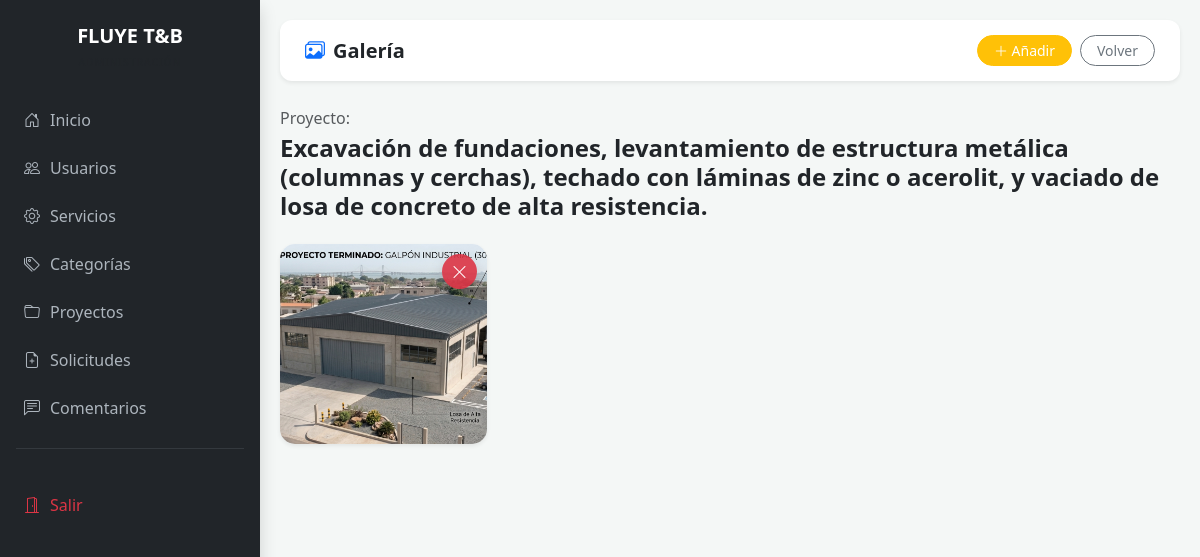
Screenshot of /ver_galeria.php?id=6 with the database file from the repository.
### tables this page shows
CREATE TABLE `proyecto` (
  `id_proyecto` int NOT NULL,
  `descripcion` text,
  `imagen_principal` varchar(255) DEFAULT 'default.jpg',
  `fecha_inicio` date DEFAULT NULL,
  `fecha_fin` date DEFAULT NULL,
  `presupuesto_estimado` decimal(12,2) DEFAULT NULL,
  `fecha_entrega_real` date DEFAULT NULL,
  `id_servicio` int DEFAULT NULL
);

CREATE TABLE `proyecto_imagenes` (
  `id_img` int NOT NULL,
  `id_proyecto` int DEFAULT NULL,
  `ruta_imagen` varchar(255) DEFAULT NULL
);

### ver_galeria.php (the view, shortened to what this page needs)
<?php
$host = 'localhost';
$db   = 'fluyetyb_proyecto';
$user = 'fluyetyb_fluyetyb-proyecto';
$pass = 'Cum2026*';
$conexion = mysqli_connect($host, $user, $pass, $db);
$id_proyecto = isset($_GET['id']) ? intval($_GET['id']) : 0;
$res_p = mysqli_query($conexion, "SELECT descripcion FROM proyecto WHERE id_proyecto = $id_proyecto");
$proyecto = mysqli_fetch_assoc($res_p);
$imagenes = mysqli_query($conexion, "SELECT * FROM proyecto_imagenes WHERE id_proyecto = $id_proyecto");
?>
<!DOCTYPE html>
<html lang="es">
<head>
    <link href="https://cdn.jsdelivr.net/npm/bootstrap@5.3.0/dist/css/bootstrap.min.css" rel="stylesheet">
    <link rel="stylesheet" href="https://cdn.jsdelivr.net/npm/bootstrap-icons@1.11.0/font/bootstrap-icons.css">
</head>
<body>
<div class="d-flex">
    <?php include 'sidebar.php'; ?>
    <div class="main-content">
        <div class="top-nav shadow-sm d-flex justify-content-between align-items-center">
            <div class="d-flex align-items-center gap-3">
                <h5 class="mb-0 fw-bold">
                    <i class="bi bi-images text-primary me-2"></i>Galería
                </h5>
            </div>
            <div class="d-flex gap-2">
                <a href="editar_proyecto.php?id=<?php echo $id_proyecto; ?>" class="btn btn-warning btn-sm rounded-pill px-3 text-white">
                    <i class="bi bi-plus-lg"></i> Añadir
                </a>
                <a href="proyectos.php" class="btn btn-outline-secondary btn-sm rounded-pill px-3">Volver</a>
            </div>
        </div>
        <div class="mb-4">
            <p class="text-muted mb-1">Proyecto:</p>
            <h4 class="fw-bold"><?php echo htmlspecialchars($proyecto['descripcion']); ?></h4>
        </div>
        <div class="row g-4">
            <?php if(mysqli_num_rows($imagenes) > 0): ?>
                <?php while($img = mysqli_fetch_assoc($imagenes)): ?>
                    <div class="col-6 col-md-4 col-lg-3">
                        <div class="card gallery-card shadow-sm">
                            <div class="img-container">
                                <img src="uploads/proyectos/<?php echo $img['ruta_imagen']; ?>" alt="Foto Galería">
                                <a href="ver_galeria.php?id=<?php echo $id_proyecto; ?>&eliminar_foto=<?php echo $img['id_img']; ?>"
                                   class="btn-delete-photo shadow"
                                   onclick="return confirm('¿Eliminar esta imagen de la galería?')">
                                    <i class="bi bi-x-lg"></i>
                                </a>
                            </div>
                        </div>
                    </div>
                <?php endwhile; ?>
            <?php endif; ?>
        </div>
    </div>
</div>
</body>
</html>

### ver_galeria.php (style rules this page uses)
body { background-color: #f4f7f6; min-height: 100vh; margin: 0; }
.main-content { flex: 1; padding: 20px; transition: all 0.3s; min-width: 0; }
.top-nav { background: white; padding: 15px 25px; border-radius: 12px; margin-bottom: 25px; }
.gallery-card { border: none; border-radius: 15px; overflow: hidden; transition: transform 0.2s; background: white; }
.img-container { width: 100%; height: 200px; overflow: hidden; position: relative; }
.img-container img { width: 100%; height: 100%; object-fit: cover; }
.btn-delete-photo { position: absolute; top: 10px; right: 10px; border-radius: 50%; width: 35px; height: 35px; display: flex; align-items: center; justify-content: center; background: rgba(220, 53, 69, 0.9); color: white; border: none; transition: 0.3s; }

### rows the page displays
proyecto: descripcion "Excavación de fundaciones, levantamiento de estructura metálica (columnas y cerchas), techado con láminas de zinc o acerolit, y vaciado de losa de concreto de alta resistencia."
proyecto_imagenes: ruta_imagen (picture)
